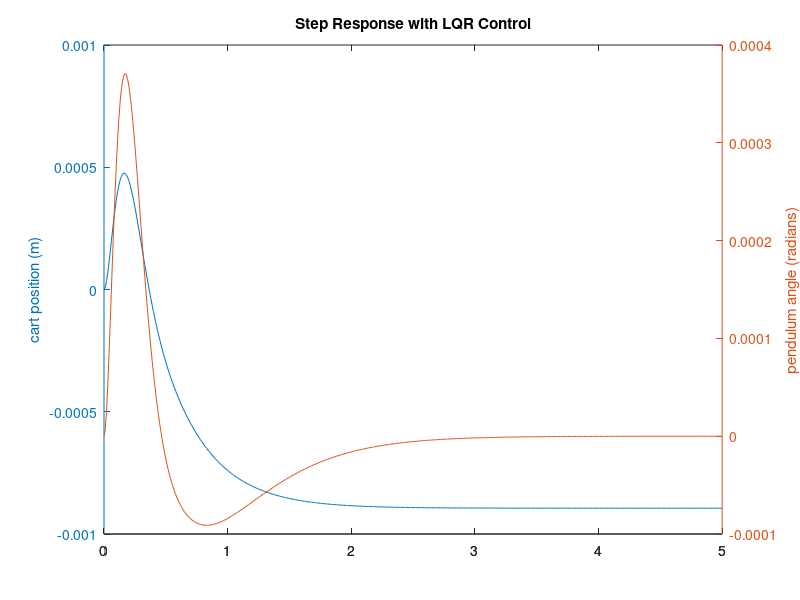

Write the MATLAB code that produced this figure.
M = 1;
m = 0.1;
b = 0.1;
l = 1;
g = 9.8;

I = m*(l^2)/3;

p = I*(M+m)+M*m*l^2; %denominator for the A and B matrices

A = [0      1              0           0;
     0 -(I+m*l^2)*b/p  (m^2*g*l^2)/p   0;
     0      0              0           1;
     0 -(m*l*b)/p       m*g*l*(M+m)/p  0];
B = [     0;
     (I+m*l^2)/p;
          0;
        m*l/p];
C = [1 0 0 0;
     0 0 1 0];
D = [0;
     0];

states = {'x' 'x_dot' 'phi' 'phi_dot'};
inputs = {'u'};
outputs = {'x'; 'phi'};

sys_ss = ss(A,B,C,D,'statename',states,'inputname',inputs,'outputname',outputs);
%poles = eig(A) 
%co = ctrb(sys_ss);
%controllability = rank(co)
Q = C'*C;
Q(1,1) = 50000;
Q(3,3) = 1000
R = 1;
K = lqr(A,B,Q,R)

Ac = [(A-B*K)];
Bc = [B];
Cc = [C];
Dc = [D];

states = {'x' 'x_dot' 'phi' 'phi_dot'};
inputs = {'r'};
outputs = {'x'; 'phi'};

sys_cl = ss(Ac,Bc,Cc,Dc,'statename',states,'inputname',inputs,'outputname',outputs);

t = 0:0.01:5;
r =0.2*ones(size(t));
[y,t,x]=lsim(sys_cl,r,t);
[AX,H1,H2] = plotyy(t,y(:,1),t,y(:,2),'plot');
set(get(AX(1),'Ylabel'),'String','cart position (m)')
set(get(AX(2),'Ylabel'),'String','pendulum angle (radians)')
title('Step Response with LQR Control')